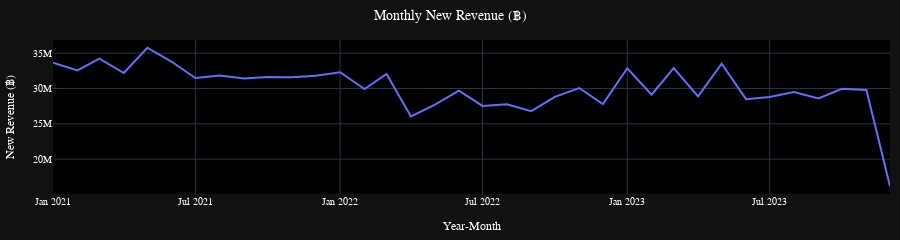

Notebook cell for this chart:
### Code cell
line_plot(df_revenue['year_month'], df_revenue['revenue'], 'Monthly New Revenue (฿)', 'Year-Month', 'New Revenue (฿)')
# รายได้ใหม่ต่อเดือน

### Figure 1 — Plotly figure (JSON) as saved in the notebook; plotly's stock layout.template omitted (floating-point values rounded to 4 significant figures)
{"data": [{"hovertemplate": "x=%{x}<br>y=%{y}<extra></extra>", "legendgroup": "", "line": {"color": "#636efa", "dash": "solid"}, "marker": {"symbol": "circle"}, "mode": "lines", "name": "", "orientation": "v", "showlegend": false, "type": "scatter", "x": ["2021-01", "2021-02", "2021-03", "2021-04", "2021-05", "2021-06", "2021-07", "2021-08", "2021-09", "2021-10", "2021-11", "2021-12", "2022-01", "2022-02", "2022-03", "2022-04", "2022-05", "2022-06", "2022-07", "2022-08", "2022-09", "2022-10", "2022-11", "2022-12", "2023-01", "2023-02", "2023-03", "2023-04", "2023-05", "2023-06", "2023-07", "2023-08", "2023-09", "2023-10", "2023-11", "2023-12"], "xaxis": "x", "y": [33653255, 32562909, 34214282, 32190768, 35776328, 33779321, 31485611, 31824367, 31407702, 31617169, 31584441, 31813030, 32300326, 29934794, 32065855, 26033827, 27668439, 29691686, 27533796, 27768036, 26782937, 28816523, 30071591, 27797392, 32857980, 29115949, 32897354, 28889371, 33501792, 28489424, 28803256, 29500751, 28595167, 29956584, 29786769, 16152799], "yaxis": "y"}], "layout": {"autosize": false, "font": {"color": "#FFFFFF", "family": "Courier New, monospace", "size": 10}, "height": 200, "legend": {"font": {"color": "#FFFFFF"}, "orientation": "h", "tracegroupgap": 0, "x": 0.1, "y": 1.1}, "margin": {"b": 40, "l": 10, "r": 10, "t": 40}, "plot_bgcolor": "rgb(0, 0, 0)", "title": {"font": {"color": "#FFFFFF", "size": 14}, "text": "Monthly New Revenue (฿)", "x": 0.5}, "width": 900, "xaxis": {"anchor": "y", "domain": [0, 1], "tickfont": {"color": "#FFFFFF", "size": 10}, "title": {"text": "Year-Month"}}, "yaxis": {"anchor": "x", "domain": [0, 1], "tickfont": {"color": "#FFFFFF", "size": 10}, "title": {"text": "New Revenue (฿)"}}}}
